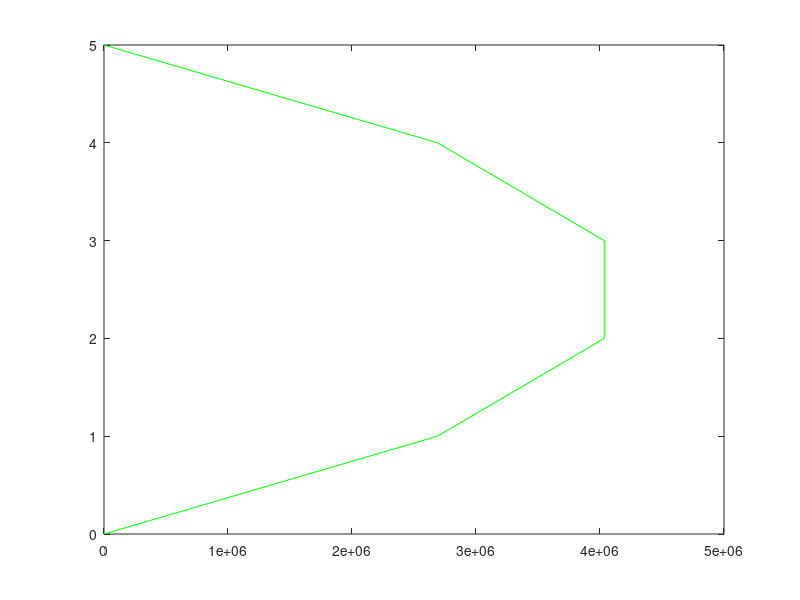

Here is the MATLAB script that generated this plot:
%{
Writer: Akshay S Tharval
1st draft: Sept 11, 2015
Last modified: Sept 11, 2015

Subject: Assignment Q5a
%}

clear all %clear stored variables
clc %clear the screen
close all %close all previously created plots

n = 4 %Given number of nodes
deltaPL= 101325/3/25400; % The value of DeltaP/L in terms of Pascal/Micron
deltaY= 150/(n+1); % Calculating the value of Delta Y
u= 8.9*10^-4; % Viscosity of water at 25 Celcius in Pascal.Seconds
G = deltaY^2*deltaPL/u; %calculating G, which is basically a contains all the constants

% Considering the boundary condition
% Creating sparse matrix using sparse function
D = sparse(1:n,1:n,2*ones(1,n),n,n);
E = sparse(2:n,1:n-1,-1*ones(1,n-1),n,n);
matV = E+D+E'

GMat (1:n) = G; %Creating a vector of G

Vel=inv(matV)*GMat' %Solving the system of equations

Vel = [0;Vel;0] % Because we consider the boundary condition, we need to put a zero row on the top and bottom of the output vector

N1= 0:n+1; %Creating an array of for plotting

plot(Vel,N1,'-g') %Creating velocity profile by plotting Velocity at each node
